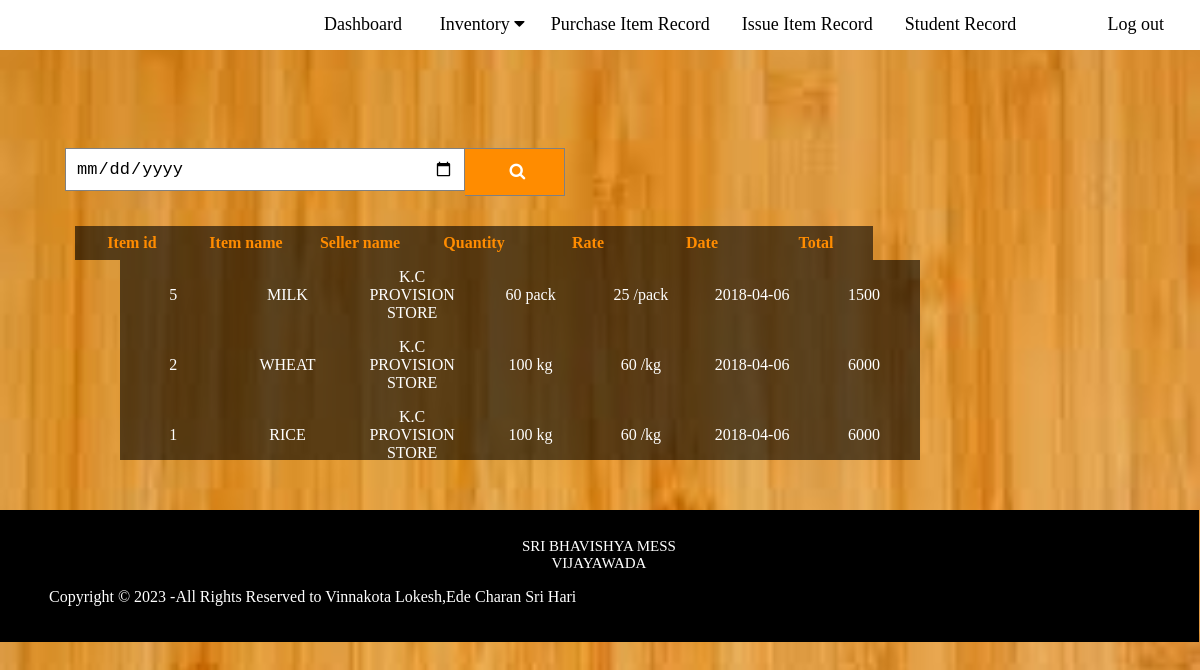
The app's page /purchaserecord.php, older data.
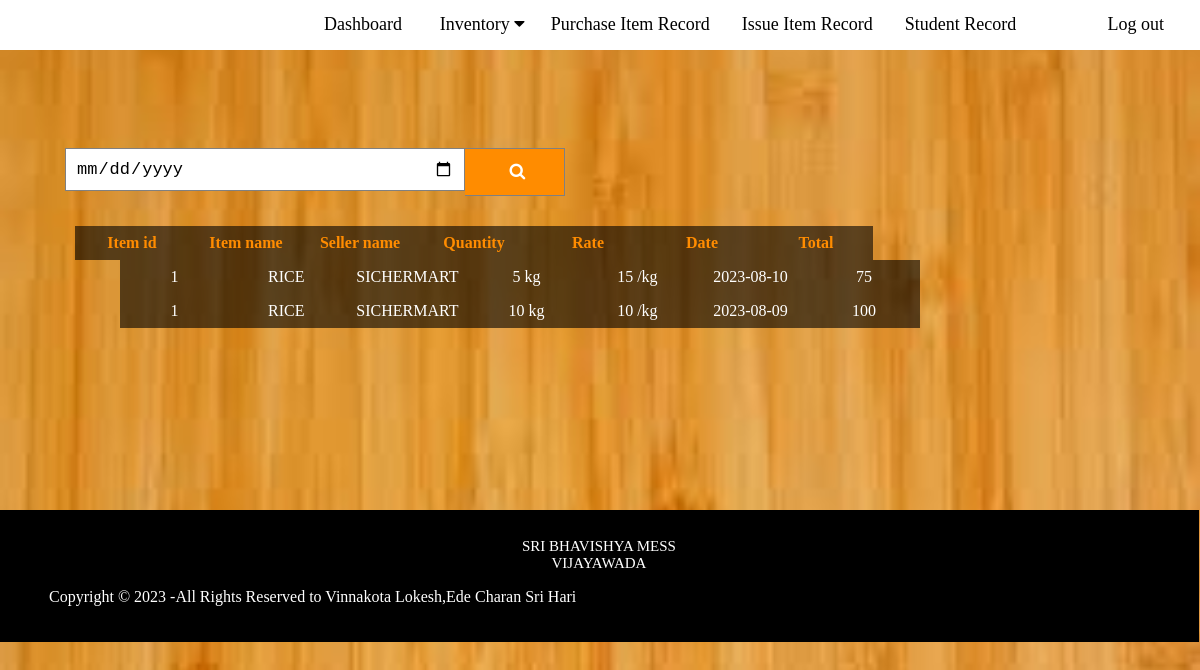
The same page, newer data.
### tables this page shows
CREATE TABLE `purchaseitem` (
  `id` int(11) NOT NULL,
  `seller` varchar(60) NOT NULL,
  `itemid` varchar(2000) NOT NULL,
  `quantity` float NOT NULL,
  `qunit` varchar(10) NOT NULL,
  `rate` float NOT NULL,
  `runit` varchar(10) NOT NULL,
  `date` date NOT NULL,
  `total` float NOT NULL
);

CREATE TABLE `item` (
  `id` int(11) NOT NULL,
  `itemname` varchar(200) NOT NULL
);

CREATE TABLE `seller` (
  `id` int(11) NOT NULL,
  `shopname` varchar(30) NOT NULL,
  `contact` varchar(10) NOT NULL,
  `address` varchar(60) NOT NULL
);

### purchaserecord.php (the view, shortened to what this page needs)
<!DOCTYPE html>
<html lang="en">
    <head>
        <link type="text/css" rel="stylesheet" href="css/nav.css">
        <link rel="stylesheet" href="https://cdnjs.cloudflare.com/ajax/libs/font-awesome/4.7.0/css/font-awesome.min.css">
    </head>
<body>
<div class="navbar"  style="margin-top:-18px; width:100%; position: -webkit-sticky;position: sticky; top: 0px;">
 <ul>
  <a href="home.php">Dashboard</a>
  <div class="dropdown">
    <button class="dropbtn">Inventory
      <i class="fa fa-caret-down"></i>
    </button>
    </div>
     <a href="#">Purchase Item Record</a>
     <a href="issuerecord.php">Issue Item Record</a>
     <a href="studentrecord.php">Student Record</a>
     <a href="logout.php" style="float: right; margin-right: 20px;">Log out</a>
    </ul>
  </div>
  <div id="" style="margin-top:100px;">
      <form action="#" method="post" class="example" style="margin:auto;max-width:500px">
          <input type="date" name="searchitem" required>
          <button type="submit" name="submit"><i class="fa fa-search" style="width:10px; height:10px;"></i></button>
      </form>
  </div>
   <?php
               include("admindbconn.php");
                 $sqlget = "SELECT c . * , p . * , t . * FROM purchaseitem c, item p, seller t WHERE c.itemid = p.id and c.seller = t.id";
                $sqldata = mysqli_query($dbconn, $sqlget) or die('error getting');
            ?>
           <center><table style="margin-top:30px; margin-left:-21%;">
            <tr>
                <th>Item id </th>
                <th>Item name </th>
                <th>Seller name </th>
                <th>Quantity </th>
                <th>Rate </th>
                 <th>Date </th>
                  <th>Total </th>
            </tr>
               </table></center>
            <div id="scroll">
            <center><table style="">
            <?php
                while($row = mysqli_fetch_array($sqldata, MYSQLI_ASSOC)) {
            ?>
            <tr>
                <td><?php echo strtoupper($row['itemid']);?> </td>
                <td><?php echo strtoupper($row['itemname']);?> </td>
                <td><?php echo strtoupper($row['shopname']);?> </td>
                <td><?php echo $row['quantity']; echo " ";echo $row['qunit'];?> </td>
                 <td><?php echo $row['rate']; echo " ";echo $row['runit'];?> </td>
                  <td><?php echo strtoupper($row['date']);?> </td>
                   <td><?php echo strtoupper($row['total']);?> </td>
            </tr>
            <?php
                } ?>  </table></center></div>
            <?php include 'footer.php'; ?>
</body>
</html>

Row changes from the older to the newer data that the page shows:
removed purchaseitem: itemid "5", itemid.itemname "MILK", seller.shopname "K.C PROVISION STORE", quantity "60", qunit "pack", rate "25", runit "/pack", date "2018-04-06", total "1500"
removed purchaseitem: itemid "2", itemid.itemname "WHEAT", seller.shopname "K.C PROVISION STORE", quantity "100", qunit "kg", rate "60", runit "/kg", date "2018-04-06", total "6000"
removed purchaseitem: itemid "1", itemid.itemname "RICE", seller.shopname "K.C PROVISION STORE", quantity "100", qunit "kg", rate "60", runit "/kg", date "2018-04-06", total "6000"
added purchaseitem: itemid "1", itemid.itemname "RICE", seller.shopname "SICHERMART", quantity "5", qunit "kg", rate "15", runit "/kg", date "2023-08-10", total "75"
added purchaseitem: itemid "1", itemid.itemname "RICE", seller.shopname "SICHERMART", quantity "10", qunit "kg", rate "10", runit "/kg", date "2023-08-09", total "100"
